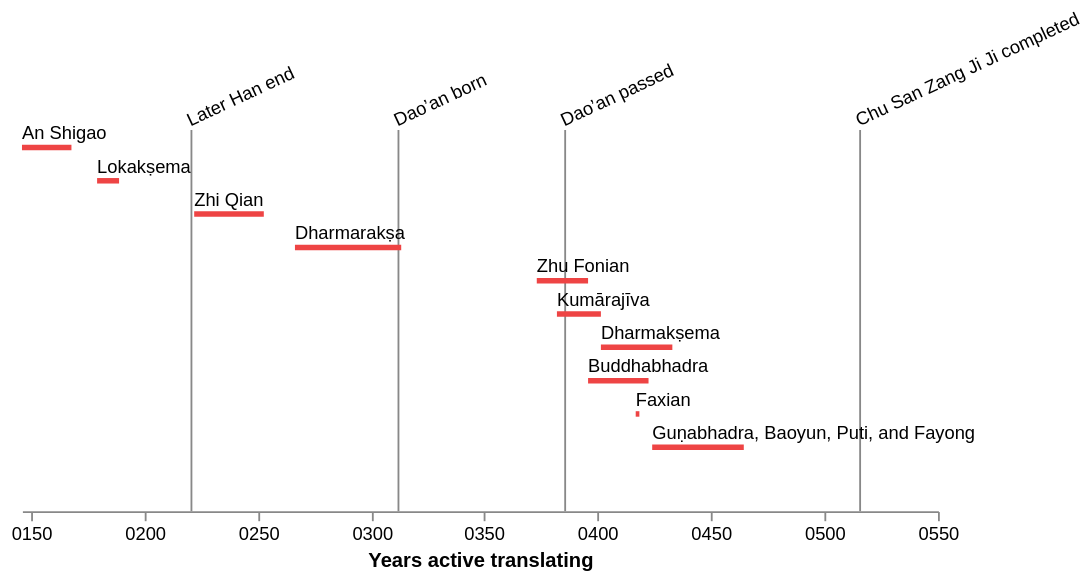

Here is the Vega-Lite specification saved for this chart:
### Vega specification from a JSON file in a GitHub repository (floating-point values rounded to 4 significant figures)
{"$schema": "https://vega.github.io/schema/vega/v6.json", "description": "A timeline visualization of early translators of Buddhist scriptures.", "width": 500, "height": 200, "padding": 5, "data": [{"name": "people", "values": [{"label": "An Shigao", "start": -57559837390000, "end": -56865613390000}, {"label": "Lokakṣema", "start": -56518458190000, "end": -56202838990000}, {"label": "Zhi Qian", "start": -55161546190000, "end": -54183238990000}, {"label": "Dharmarakṣa", "start": -53773011790000, "end": -52289869390000}, {"label": "Zhu Fonian", "start": -50396413390000, "end": -49670653390000}, {"label": "Kumārajīva", "start": -50112416590000, "end": -49512800590000}, {"label": "Dharmakṣema", "start": -49512800590000, "end": -48502957390000}, {"label": "Buddhabhadra", "start": -49670653390000, "end": -48850112590000}, {"label": "Faxian", "start": -49007878990000, "end": -48976342990000}, {"label": "Guṇabhadra, Baoyun, Puti, and Fayong", "start": -48787040590000, "end": -47524736590000}, {"label": "", "start": -44810826190000, "end": -44810826190000}]}, {"name": "events", "format": {"type": "json", "parse": {"when": "date"}}, "values": [{"name": "Later Han end", "when": "January 1, 220"}, {"name": "Dao’an born", "when": "January 1, 312"}, {"name": "Dao’an passed", "when": "January 1, 385"}, {"name": "Chu San Zang Ji Ji completed", "when": "January 1, 515"}]}], "scales": [{"name": "yscale", "type": "band", "range": [0, {"signal": "height"}], "domain": {"data": "people", "field": "label"}}, {"name": "xscale", "type": "time", "range": "width", "round": true, "domain": {"data": "people", "fields": ["start", "end"]}}], "axes": [{"orient": "bottom", "scale": "xscale", "format": "%Y", "title": "Years active translating"}], "marks": [{"type": "text", "from": {"data": "events"}, "encode": {"enter": {"x": {"scale": "xscale", "field": "when"}, "y": {"value": -10}, "angle": {"value": -25}, "fill": {"value": "#000"}, "text": {"field": "name"}, "fontSize": {"value": 10}}}}, {"type": "rect", "from": {"data": "events"}, "encode": {"enter": {"x": {"scale": "xscale", "field": "when"}, "y": {"value": -8}, "width": {"value": 1}, "height": {"field": {"group": "height"}, "offset": 8}, "fill": {"value": "#888"}}}}, {"type": "text", "from": {"data": "people"}, "encode": {"enter": {"x": {"scale": "xscale", "field": "start"}, "y": {"scale": "yscale", "field": "label", "offset": -3}, "fill": {"value": "#000"}, "text": {"field": "label"}, "fontSize": {"value": 10}}}}, {"type": "rect", "from": {"data": "people"}, "encode": {"enter": {"x": {"scale": "xscale", "field": "start"}, "x2": {"scale": "xscale", "field": "end"}, "y": {"scale": "yscale", "field": "label"}, "height": {"value": 3}, "fill": {"value": "#e44"}}}}]}
